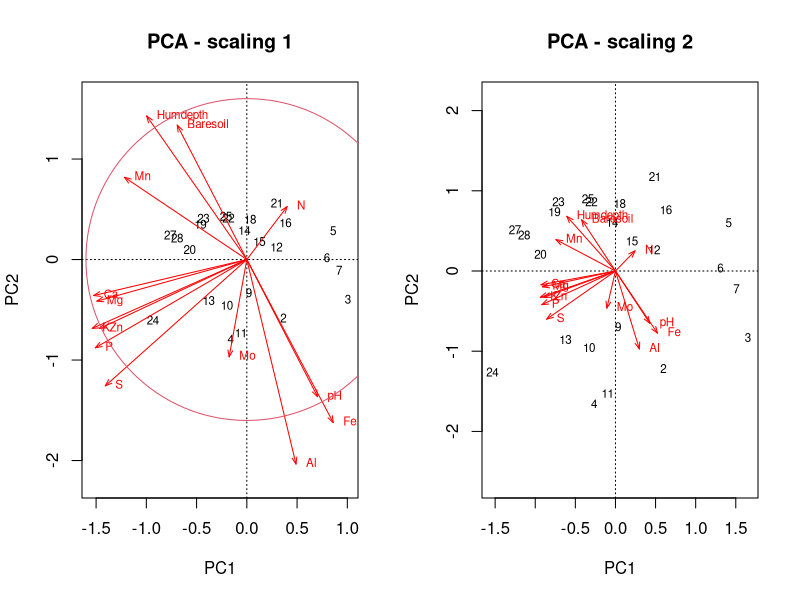
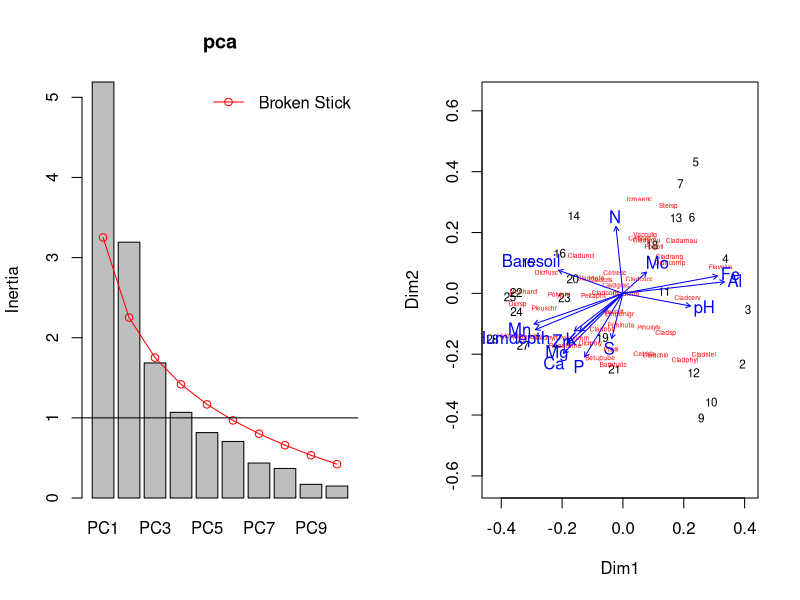
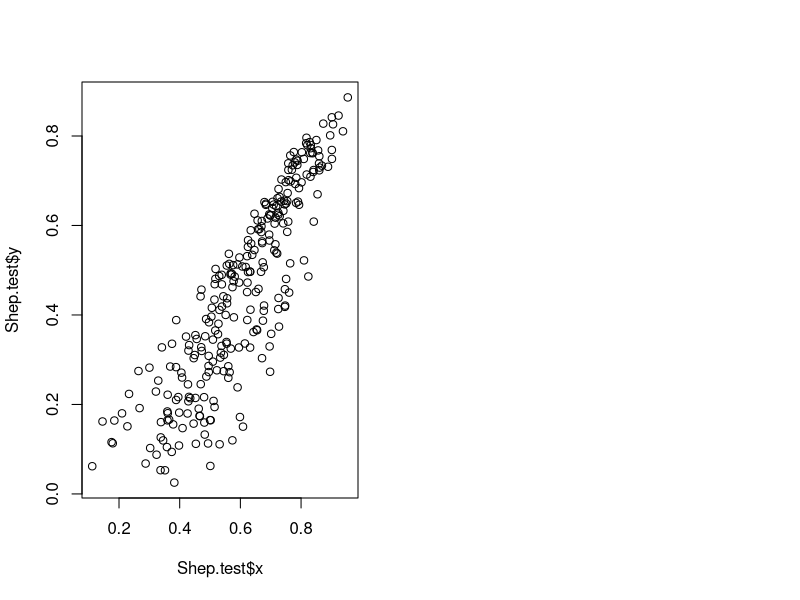

Generate these figures, in order, with R:
## ---- chunk 1
# We'll work out of the vegan package
require(vegan)
require(MASS)
## ---- chunk 2
"cleanplot.pca" <- function(res.pca, ax1=1, ax2=2, point=FALSE, 
	ahead=0.07, cex=0.7) 
{
# A function to draw two biplots (scaling 1 and scaling 2) from an object 
# of class "rda" (PCA or RDA result from vegan's rda() function)
#
# License: GPL-2 
# Authors: Francois Gillet & Daniel Borcard, 24 August 2012
 
	require("vegan")
 
	par(mfrow=c(1,2))
	p <- length(res.pca$CA$eig)
 
	# Scaling 1: "species" scores scaled to relative eigenvalues
	sit.sc1 <- scores(res.pca, display="wa", scaling=1, choices=c(1:p))
	spe.sc1 <- scores(res.pca, display="sp", scaling=1, choices=c(1:p))
	plot(res.pca, choices=c(ax1, ax2), display=c("wa", "sp"), type="n", 
		main="PCA - scaling 1", scaling=1)
	if (point)
	{
		points(sit.sc1[,ax1], sit.sc1[,ax2], pch=20)
		text(res.pca, display="wa", choices=c(ax1, ax2), cex=cex, pos=3, scaling=1)
	}
	else
	{
		text(res.pca, display="wa", choices=c(ax1, ax2), cex=cex, scaling=1)
	}
	text(res.pca, display="sp", choices=c(ax1, ax2), cex=cex, pos=4, 
		col="red", scaling=1)
	arrows(0, 0, spe.sc1[,ax1], spe.sc1[,ax2], length=ahead, angle=20, col="red")
	pcacircle(res.pca)
 
	# Scaling 2: site scores scaled to relative eigenvalues
	sit.sc2 <- scores(res.pca, display="wa", choices=c(1:p))
	spe.sc2 <- scores(res.pca, display="sp", choices=c(1:p))
	plot(res.pca, choices=c(ax1,ax2), display=c("wa","sp"), type="n", 
		main="PCA - scaling 2")
	if (point) {
		points(sit.sc2[,ax1], sit.sc2[,ax2], pch=20)
		text(res.pca, display="wa", choices=c(ax1 ,ax2), cex=cex, pos=3)
	}
	else
	{
		text(res.pca, display="wa", choices=c(ax1, ax2), cex=cex)
	}
	text(res.pca, display="sp", choices=c(ax1, ax2), cex=cex, pos=4, col="red")
	arrows(0, 0, spe.sc2[,ax1], spe.sc2[,ax2], length=ahead, angle=20, col="red")
}
 
 
 
"pcacircle" <- function (pca) 
{
# Draws a circle of equilibrium contribution on a PCA plot 
# generated from a vegan analysis.
# vegan uses special constants for its outputs, hence 
# the 'const' value below.
 
	eigenv <- pca$CA$eig
	p <- length(eigenv)
	n <- nrow(pca$CA$u)
	tot <- sum(eigenv)
	const <- ((n - 1) * tot)^0.25
	radius <- (2/p)^0.5
	radius <- radius * const
	symbols(0, 0, circles=radius, inches=FALSE, add=TRUE, fg=2)
}
## ---- chunk 3
data(varechem)
head(varechem)
## ---- chunk 4
pca <- rda(varechem, scale=TRUE)
## ---- chunk 5
summary(pca)
## ---- chunk 6
loadings <- scores(pca,choices=c(1,2))
loadings
##use the argument display="species" OR "sites" 
## ---- chunk 7
cleanplot.pca(pca)
## ---- chunk 8
screeplot(pca, bstick=TRUE)
ev <- pca$CA$eig
abline(h=mean(ev))
## ---- chunk 9

pca2 <- princomp(varechem[2:9], cor=FALSE, scores=TRUE)
vare.edist <- vegdist(varechem[2:9], method="euclidean")
pcoa <- cmdscale(vare.edist, eig=TRUE)

## Comparing the scores
pca2$scores[,1]
pcoa$points[,1]
## ---- chunk 10
data(varespec)
### First, choose appropriate distance matrix - Bray-Curtis used in this example
vare.dist <- vegdist(varespec, method="bray")
### Principle Coordinates Analysis using cmdscale function

vpcoa <- cmdscale(vare.dist, eig=TRUE)
ordiplot(scores(vpcoa),display="sites", type="t")
## Plot the coordinates of species
species.scores <- wascores(vpcoa$points[,1:2], varespec)
text(species.scores, rownames(species.scores), cex=0.4, col="red")
## ---- chunk 11
data("varechem")
vpcoa.env <- envfit(vpcoa, varechem)
plot(vpcoa.env, add=TRUE)
vpcoa.env
## ---- chunk 12
Shep.test <- Shepard(vare.dist, vpcoa$points)
plot(Shep.test)
## Alternative is a built in "goodness of fit" test
vpcoa$GOF
